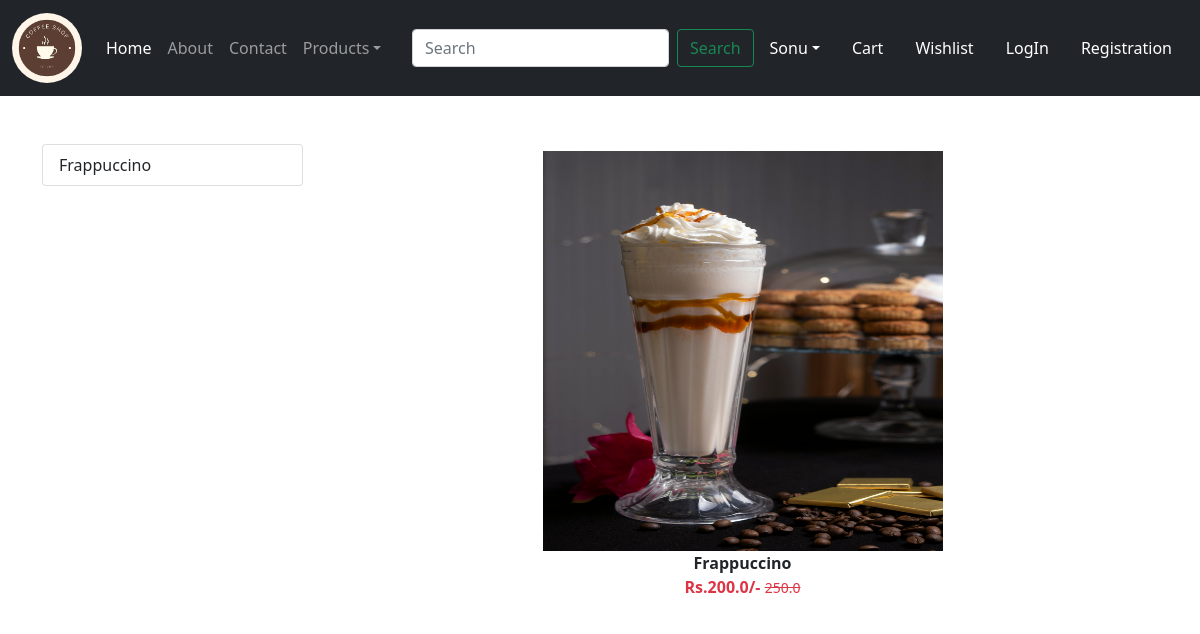
/category/FC, run on the app's committed database.
### sonu1/models.py (models this page shows, shortened)
class Product(models.Model):
    title = models.CharField(max_length=100)
    selling_price = models.FloatField()
    discounted_price = models.FloatField()
    discription = models.TextField()
    composition = models.TextField(default='')
    prodapp = models.TextField(default='')
    category = models.CharField(choices= CATAGORY_CHOICES,max_length=2)
    product_image = models.ImageField(upload_to='product')

### sonu1/views.py (the view)
# urls.py: path("category/<slug:val>",views.CategoryView.as_view(),name="category"),
class CategoryView(View):
    def get(self,request,val):
        product = Product.objects.filter(category=val)
        title = Product.objects.filter(category=val).values('title')
        return render(request,"sonu1/category.html",locals())

### sonu1/templates/sonu1/category.html (shortened to what this page needs)
{% extends 'sonu1/index.html' %}
{% load static %}
{% block main %}
  <div class="container my-5">
    <div class="row">
      <div class="col-sm-3">
        <div class="list-group">
          {% for val in title %}
            <a href="{% url 'category-title' val.title %}" class="list-group-item list-group-item-action"
            aria-current="true">{{ val.title }}</a>
          {% endfor %}
        </div>
      </div>
      <div class="col-sm-9">
        <div class="row">
          {% for prod in product %}
            <div class="col text-center mb-4">
              <a href="{% url 'product-details' prod.id %}" class="btn">
                <div>
                  <img src="{{prod.product_image.url}}" width="400px" height="400px" />
                  <div class="fw-bold">{{ prod.title }}</div>
                  <div class="fw-bold text-danger">
                    Rs.{{ prod.discounted_price }}/-
                    <small class="fw-light text-decoration-line-through">
                    {{ prod.selling_price }}</small>
                  </div>
                </div>
              </a>
            </div>
          {% endfor %}
        </div>
      </div>
    </div>
  </div>
{% endblock %}

### data on the page
Product: product_image (picture), title "Frappuccino", discounted_price "200.0", selling_price "250.0"

### other printed values
{{ val.title }} "Frappuccino"
